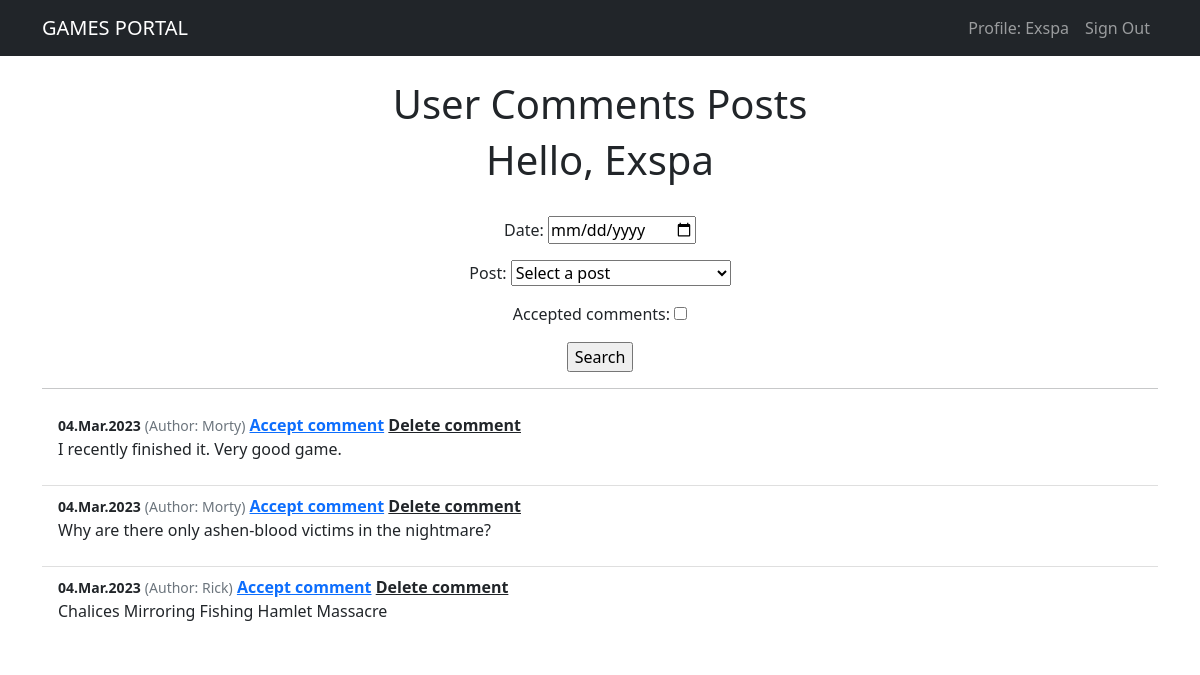
Screenshot of /posts/user_posts_comments/ (signed in) with the database file from the repository.
### board/models.py (models this page shows)
class Comment(models.Model):
    text = models.TextField()
    date_creation = models.DateTimeField(auto_now_add=True)
    is_accept = models.BooleanField(default=False)
    user = models.ForeignKey(User, on_delete=models.CASCADE)
    post = models.ForeignKey(Post, on_delete=models.CASCADE)

### board/views.py (the view)
# urls.py: path('user_posts_comments/', views.UserPostCommentList.as_view(), name='user_posts_comments'),
class UserPostCommentList(LoginRequiredMixin, generic.ListView):
    model = Comment
    template_name = 'user_posts_comments.html'
    context_object_name = 'user_posts_comments'
    def get_queryset(self):
        queryset = Comment.objects.filter(post__user=self.request.user).order_by('-date_creation').all()
        self.filterset = CommentFilter(self.request.GET, queryset)
        self.filterset.form.fields['post'].queryset = Post.objects.filter(user=self.request.user)
        return self.filterset.qs
    def get_context_data(self, **kwargs):
        context = super().get_context_data(**kwargs)
        context['filterset'] = self.filterset
        return context

### board/models.py (called while the page is built)
    def __str__(self):
        return f'{self.title}'

### board/templates/user_posts_comments.html (shortened to what this page needs)
{% extends 'base.html' %}
{% block content %}
    <br>
    <h1>User Comments Posts</h1>
    <h1>Hello, {{ request.user }}</h1>
    <br>
    <form action="" method="get">
        {{ filterset.form.as_p }}
        <input type="submit" value="Search">
    </form>
    <hr>
    <ul class="list-group list-group-flush">
        {% for comment in user_posts_comments %}
            <li class="text-lg-start list-group-item">
                <small class="fw-bold">{{ comment.date_creation|date:'d.M.Y' }}</small>
                <small class="text-muted">(Author: {{ comment.user }})</small>
                {% if not comment.is_accept %}
                    <a class="" href="{% url 'accept_comment' comment.id %}"><strong>Accept comment</strong></a>
                {% endif %}
                <a class="text-dark" href="{% url 'comment_delete' comment.id %}"><strong>Delete comment</strong></a>
                <p>{{ comment.text }}</p>
            </li>
        {% endfor %}
    </ul>
{% endblock content %}

### templates/base.html (shortened to what this page needs)
<!DOCTYPE html>
<html lang="en">
    <head>
        {% load static %}
        <link href="{% static 'css/styles.css' %}" rel="stylesheet" />
    </head>
    <body>
        <nav class="navbar navbar-expand-lg navbar-dark bg-dark">
            <div class="container">
                <a class="navbar-brand" href="/">GAMES PORTAL</a>
                <div class="collapse navbar-collapse" id="navbarSupportedContent">
                    <ul class="navbar-nav ms-auto mb-2 mb-lg-0">
                        {% if request.user.is_authenticated %}
                            <li class="nav-item"><a class="nav-link" href="{% url 'user_posts_comments' %}">Profile: {{ request.user.username }}</a></li>
                            <li class="nav-item"><a class="nav-link" href="{% url 'account_logout' %}">Sign Out</a></li>
                        {% else %}
                            <li class="nav-item"><a class="nav-link" href="{% url 'account_login' %}">Sign In</a></li>
                            <li class="nav-item"><a class="nav-link" href="{% url 'account_signup' %}">Sign Up</a></li>
                        {% endif %}
                    </ul>
                </div>
            </div>
        </nav>
        <div class="container">
           <div class="row">
               <div class="col-lg-12 text-center">
                   {% block content %}
                   {% endblock content %}
               </div>
           </div>
        </div>
    </body>
</html>

### rows the page displays
Comment: date_creation "04.Mar.2023", user "Morty", is_accept "Accept comment", text "I recently finished it. Very good game."
Comment: date_creation "04.Mar.2023", user "Morty", is_accept "Accept comment", text "Why are there only ashen-blood victims in the nightmare?"
Comment: date_creation "04.Mar.2023", user "Rick", is_accept "Accept comment", text "Chalices Mirroring Fishing Hamlet Massacre"

### other values shown
{{ request.user.username }} "Exspa"
{{ request.user }} "Exspa"
